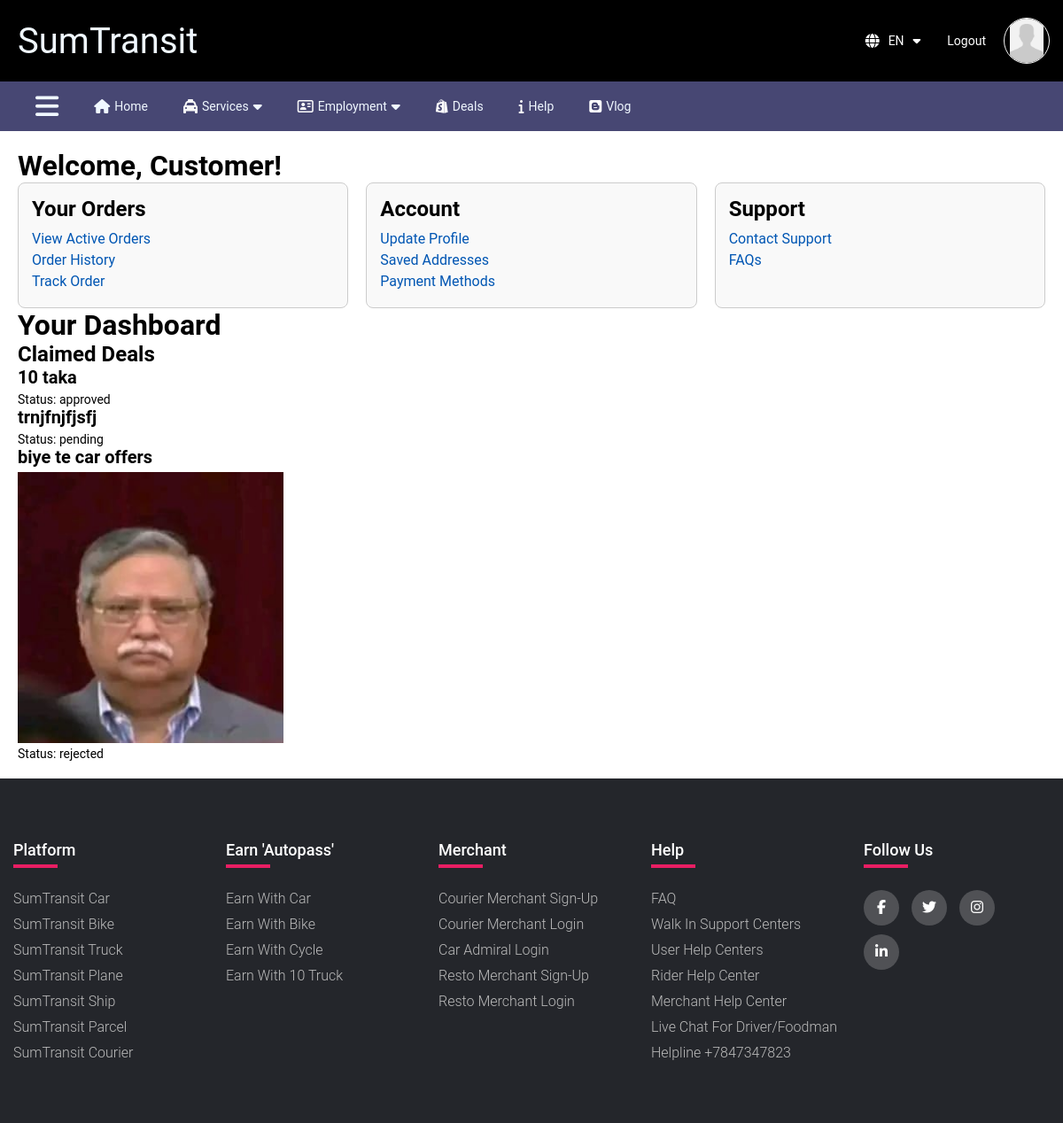
The app's page /dashboard/customer/ (signed in) with its own data.
### main/models.py (models this page shows, shortened)
class DealStatus(models.Model):
    STATUS_CHOICES = [
        ('pending', 'Pending'),
        ('approved', 'Approved'),
        ('rejected', 'Rejected'),
    ]
    user = models.ForeignKey(User, on_delete=models.CASCADE)
    deal = models.ForeignKey(Deal, on_delete=models.CASCADE)
    status = models.CharField(max_length=20, choices=STATUS_CHOICES, default='pending')

class Deal(models.Model):
    title = models.CharField(max_length=200)
    description = models.TextField()
    image = models.ImageField(upload_to='deal_images/', null=True, blank=True)
    created_at = models.DateTimeField(auto_now_add=True)

### main/views.py (the view)
@login_required
def customer_dashboard(request):
    deal_statuses = DealStatus.objects.filter(user=request.user)
    return render(request, 'customer_dashboard.html', {'deal_statuses': deal_statuses})

### main/context_processors.py (called while the page is built)
def profile_pic(request):
    if request.user.is_authenticated:
        try:
            rider = CarRegister.objects.get(user=request.user)
            return {'profile_pic': rider.profilepic.url if rider.profilepic else 'media/profilepic/profile.jpg'}
        except CarRegister.DoesNotExist:
            return {'profile_pic': 'media/profilepic/profile.jpg'}
    return {'profile_pic': None}

### main/templates/customer_dashboard.html (shortened to what this page needs)
{% extends 'base.html' %}
{% block content %}
<div class="dashboard-container">
  <h1>Welcome, Customer!</h1>
  <div class="dashboard-options">
    <div class="dashboard-section">
      <h2>Your Orders</h2>
      <ul>
        <li><a href="#">View Active Orders</a></li>
        <li><a href="#">Order History</a></li>
        <li><a href="#">Track Order</a></li>
      </ul>
    </div>
    <div class="dashboard-section">
      <h2>Account</h2>
      <ul>
        <li><a href="#">Update Profile</a></li>
        <li><a href="#">Saved Addresses</a></li>
        <li><a href="#">Payment Methods</a></li>
      </ul>
    </div>
    <div class="dashboard-section">
      <h2>Support</h2>
      <ul>
        <li><a href="#">Contact Support</a></li>
        <li><a href="#">FAQs</a></li>
      </ul>
    </div>
</div>
{% block dashboard_content %}
<h1>Your Dashboard</h1>
<h2>Claimed Deals</h2>
<ul>
    {% for deal_status in deal_statuses %}
    <li>
        <h3>{{ deal_status.deal.title }}</h3>
        {% if deal_status.deal.image %}
            <img src="{{ deal_status.deal.image.url }}" alt="{{ deal_status.deal.title }}" width="300">
        {% endif %}
        <p>Status: {{ deal_status.status }}</p>
    </li>
    {% endfor %}
</ul>
{% endblock %}
  </div>
{% endblock %}

### static/website/css/style.css (style rules this page uses)
* { margin: 0px; border: border-box; padding: 0px; font-family: Roboto; }
ul { list-style: none; }
h3 { font-size: 20px; margin-bottom: 5px; }
p { font-size: 14px; margin: 0; }
html { scroll-behavior: smooth; }

### main/templates/customer_dashboard.html (style rules this page uses)
.dashboard-container { padding: 20px; }
.dashboard-options { display: flex; gap: 20px; }
.dashboard-section { background-color: #f9f9f9; border: 1px solid #ccc; border-radius: 8px; padding: 15px; flex: 1; }
.dashboard-section h2 { margin-bottom: 10px; }
.dashboard-section ul { list-style-type: none; padding: 0; }
.dashboard-section ul li { margin: 5px 0; }
.dashboard-section ul li a { text-decoration: none; color: #0056b3; }

### records on screen
DealStatus: deal "10 taka", status "approved"
DealStatus: deal "trnjfnjfjsfj", status "pending"
DealStatus: deal "biye te car offers", deal.image (picture), status "rejected"
